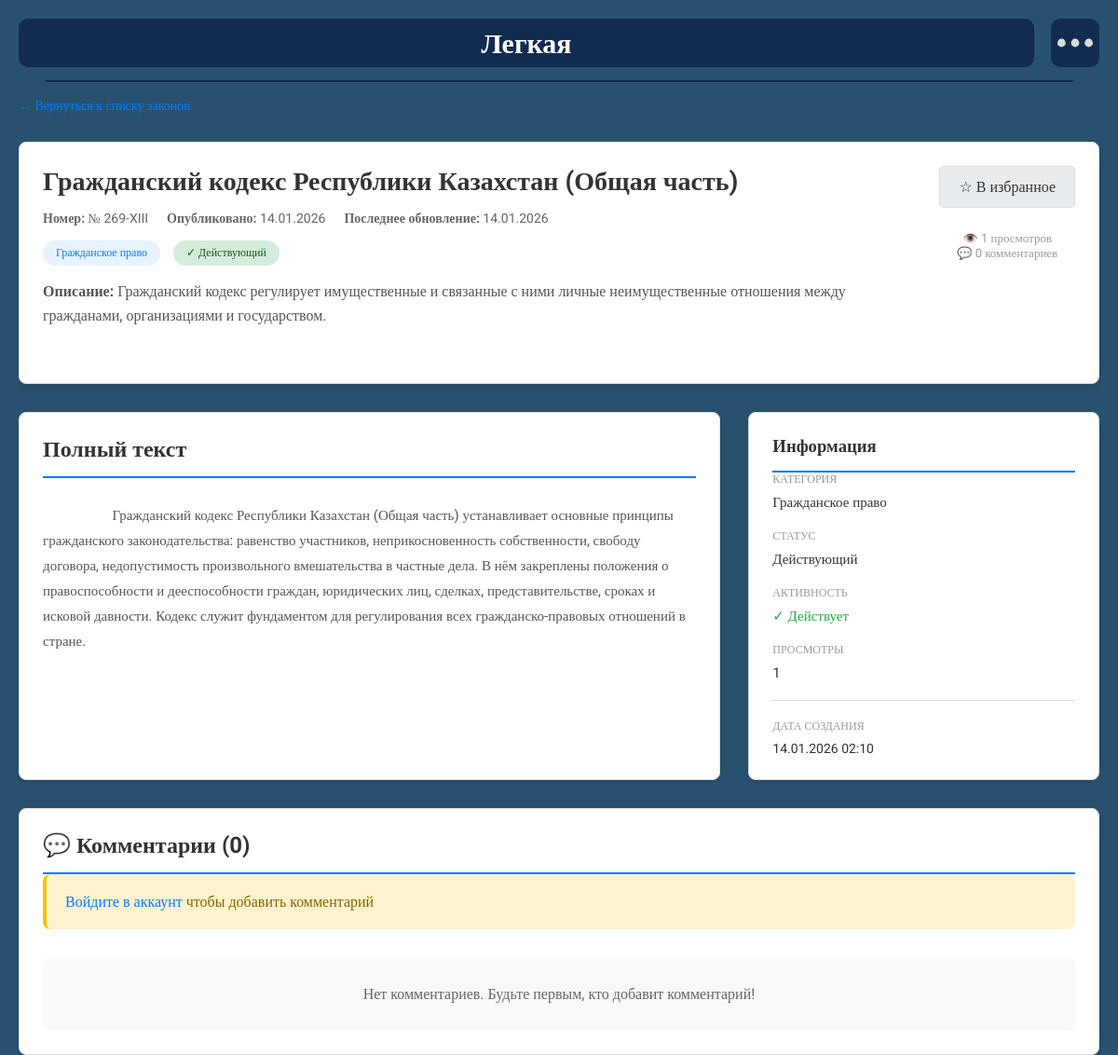
/law/grazhdanskij-kodeks-respubliki-kazahstan-obschaya-chast/, run on the app's committed database.
### EZakon_app/models.py (models this page shows, shortened)
class Law(models.Model):
    CATEGORY_CHOICES = [
        ("civil", "Гражданское право"),
        ("criminal", "Уголовное право"),
        ("labor", "Трудовое право"),
        ("family", "Семейное право"),
        ("admin", "Административное право"),
        ("tax", "Налоговое право"),
        ("property", "Право собственности"),
        ("constitutional", "Конституционное право"),
        ("international", "Международное право"),
        ("commercial", "Коммерческое право"),
        ("other", "Другое"),
    ]
    STATUS_CHOICES = [
        ("active", "Действующий"),
        ("archived", "Архивированный"),
        ("draft", "Черновик"),
        ("deprecated", "Устаревший"),
    ]
    title = models.CharField("Название закона", max_length=500)
    number = models.CharField("Номер закона", max_length=100, unique=True)
    date_published = models.DateField("Дата опубликования")
    date_updated = models.DateField("Дата обновления", auto_now=True)
    description = models.TextField("Краткое описание")
    full_text = models.TextField("Полный текст")
    category = models.CharField("Категория", choices=CATEGORY_CHOICES, max_length=50)
    status = models.CharField(
        "Статус", choices=STATUS_CHOICES, default="active", max_length=20
    )
    is_active = models.BooleanField("Действующий", default=True)
    slug = models.SlugField(unique=True, editable=False, blank=True)
    views_count = models.IntegerField("Количество просмотров", default=0)
    created_at = models.DateTimeField(verbose_name="Время создания", auto_now_add=True)
    class Meta:
        verbose_name = "Закон"
        verbose_name_plural = "Законы"
        ordering = ["-date_published"]
        indexes = [
            models.Index(fields=["category", "-date_published"]),
            models.Index(fields=["status", "is_active"]),
            models.Index(fields=["slug"]),
        ]
    def save(self, *args, **kwargs):
        if not self.slug:
            self.slug = slugify(self.title)
        super().save(*args, **kwargs)
    def increment_views(self):
        self.views_count += 1
        self.save(update_fields=["views_count"])

### EZakon_app/views.py (the view)
# urls.py: path("law/<slug:slug>/", views.law_detail_page, name="law_detail"),
def law_detail_page(request, slug):
    law = get_object_or_404(Law, slug=slug)
    law.increment_views()
    history = law.history.all()[:5]
    comments = law.law_comments.all()
    is_favorited = False
    if request.user.is_authenticated:
        is_favorited = FavoriteLaw.objects.filter(user=request.user, law=law).exists()
    if request.method == "POST":
        if request.user.is_authenticated:
            form = LawCommentForm(request.POST)
            if form.is_valid():
                comment = form.save(commit=False)
                comment.law = law
                comment.author = request.user
                comment.save()
                return redirect("law_detail", slug=law.slug)
        else:
            return redirect("login_view")
    else:
        form = LawCommentForm()
    context = {
        "law": law,
        "history": history,
        "comments": comments,
        "form": form,
        "is_favorited": is_favorited,
    }
    return render(request, "law_detail.html", context)

### EZakon_app/templates/law_detail.html (shortened to what this page needs)
{% extends 'base.html' %}
{% load static %}
{% block header %}
<header class="header">
    <div class="container">
        <div class="header_box">
            <div class="search is-easy">
                Легкая
            </div>
            <div class="for_menu">
                <img src="{% static './images/Dots.svg' %}" alt="dots" class="dots" onclick="ShowMenu();">
            </div>
        </div>
    </div>
</header>
<div class="for_line">
    <hr class="line">
</div>
{% endblock %}
{% block content %}
<main>
    <div class="container">
        <div style="margin-bottom: 30px;">
            <a href="{% url 'all_laws_page' %}" style="color: #007bff; text-decoration: none; font-size: 14px;">
                ← Вернуться к списку законов
            </a>
        </div>
        <div class="law-header" style="background: white; padding: 25px; border-radius: 8px; margin-bottom: 30px; border: 1px solid #ddd; box-shadow: 0 2px 4px rgba(0,0,0,0.1);">
            <div style="display: flex; justify-content: space-between; align-items: start; margin-bottom: 20px;">
                <div style="flex: 1;">
                    <h1 style="margin: 0 0 15px 0; color: #333; font-size: 28px;">{{ law.title }}</h1>
                    <div style="display: flex; gap: 20px; margin-bottom: 15px; flex-wrap: wrap;">
                        <span style="color: #666; font-size: 14px;">
                            <strong>Номер:</strong> {{ law.number }}
                        </span>
                        <span style="color: #666; font-size: 14px;">
                            <strong>Опубликовано:</strong> {{ law.date_published|date:"d.m.Y" }}
                        </span>
                        <span style="color: #666; font-size: 14px;">
                            <strong>Последнее обновление:</strong> {{ law.date_updated|date:"d.m.Y" }}
                        </span>
                    </div>
                    <div style="margin-bottom: 15px;">
                        <span class="badge" style="display: inline-block; padding: 6px 14px; margin-right: 10px; background: #e7f3ff; color: #007bff; border-radius: 20px; font-size: 12px; font-weight: 500;">
                            {{ law.get_category_display }}
                        </span>
                        {% if law.status == 'active' %}
                            <span class="badge" style="display: inline-block; padding: 6px 14px; margin-right: 10px; background: #d4edda; color: #155724; border-radius: 20px; font-size: 12px; font-weight: 500;">
                                ✓ Действующий
                            </span>
                        {% elif law.status == 'deprecated' %}
                            <span class="badge" style="display: inline-block; padding: 6px 14px; margin-right: 10px; background: #f8d7da; color: #721c24; border-radius: 20px; font-size: 12px; font-weight: 500;">
                                ⚠ Устаревший
                            </span>
                        {% elif law.status == 'archived' %}
                            <span class="badge" style="display: inline-block; padding: 6px 14px; margin-right: 10px; background: #e2e3e5; color: #383d41; border-radius: 20px; font-size: 12px; font-weight: 500;">
                                📦 Архивированный
                            </span>
                        {% elif law.status == 'draft' %}
                            <span class="badge" style="display: inline-block; padding: 6px 14px; margin-right: 10px; background: #fff3cd; color: #856404; border-radius: 20px; font-size: 12px; font-weight: 500;">
                                ✏️ Черновик
                            </span>
                        {% endif %}
                    </div>
                    <p style="color: #555; font-size: 16px; line-height: 1.6; margin: 15px 0;">
                        <strong>Описание:</strong> {{ law.description }}
                    </p>
                </div>
                <div style="margin-left: 30px; text-align: center;">
                    {% if user.is_authenticated %}
                        {% if is_favorited %}
                            <a href="{% url 'remove_favorite_law' law.slug %}" class="btn" style="display: inline-block; padding: 12px 20px; background: #ffc107; color: #333; text-decoration: none; border-radius: 5px; border: none; cursor: pointer; font-weight: 500; margin-bottom: 10px;">
                                ⭐ В избранном
                            </a>
                        {% else %}
                            <a href="{% url 'add_favorite_law' law.slug %}" class="btn" style="display: inline-block; padding: 12px 20px; background: #e9ecef; color: #333; text-decoration: none; border-radius: 5px; border: 1px solid #ddd; cursor: pointer; font-weight: 500; margin-bottom: 10px;">
                                ☆ Добавить в избранное
                            </a>
                        {% endif %}
                    {% else %}
                        <a href="{% url 'login_view' %}" class="btn" style="display: inline-block; padding: 12px 20px; background: #e9ecef; color: #333; text-decoration: none; border-radius: 5px; border: 1px solid #ddd; cursor: pointer; font-weight: 500; margin-bottom: 10px;">
                            ☆ В избранное
                        </a>
                    {% endif %}
                    <div style="font-size: 13px; color: #999; margin-top: 15px;">
                        <div>👁️ {{ law.views_count }} просмотров</div>
                        <div>💬 {{ law.law_comments.count }} комментариев</div>
                    </div>
                </div>
            </div>
        </div>
        <div style="display: grid; grid-template-columns: 2fr 1fr; gap: 30px; margin-bottom: 30px;">
            <div class="law-full-text" style="background: white; padding: 25px; border-radius: 8px; border: 1px solid #ddd; box-shadow: 0 2px 4px rgba(0,0,0,0.1);">
                <h2 style="margin-top: 0; color: #333; border-bottom: 2px solid #007bff; padding-bottom: 15px;">Полный текст</h2>
                <div style="color: #555; line-height: 1.8; font-size: 15px; white-space: pre-wrap; word-wrap: break-word;">
                    {{ law.full_text }}
                </div>
            </div>
            <aside style="background: white; padding: 25px; border-radius: 8px; border: 1px solid #ddd; box-shadow: 0 2px 4px rgba(0,0,0,0.1); height: fit-content;">
                <h3 style="margin-top: 0; color: #333; border-bottom: 2px solid #007bff; padding-bottom: 15px;">Информация</h3>
                <div style="margin-bottom: 20px;">
                    <p style="margin: 0 0 8px 0; font-size: 12px; color: #999; text-transform: uppercase; font-weight: 500;">Категория</p>
                    <p style="margin: 0; color: #333; font-size: 15px;">{{ law.get_category_display }}</p>
                </div>
                <div style="margin-bottom: 20px;">
                    <p style="margin: 0 0 8px 0; font-size: 12px; color: #999; text-transform: uppercase; font-weight: 500;">Статус</p>
                    <p style="margin: 0; color: #333; font-size: 15px;">{{ law.get_status_display }}</p>
                </div>
                <div style="margin-bottom: 20px;">
                    <p style="margin: 0 0 8px 0; font-size: 12px; color: #999; text-transform: uppercase; font-weight: 500;">Активность</p>
                    <p style="margin: 0; color: #333; font-size: 15px;">
                        {% if law.is_active %}
                            <span style="color: #28a745;">✓ Действует</span>
                        {% else %}
                            <span style="color: #dc3545;">✗ Не действует</span>
                        {% endif %}
                    </p>
                </div>
                <div style="margin-bottom: 20px;">
                    <p style="margin: 0 0 8px 0; font-size: 12px; color: #999; text-transform: uppercase; font-weight: 500;">Просмотры</p>
                    <p style="margin: 0; color: #333; font-size: 15px;">{{ law.views_count }}</p>
                </div>
                <div style="padding-top: 20px; border-top: 1px solid #ddd;">
                    <p style="margin: 0 0 8px 0; font-size: 12px; color: #999; text-transform: uppercase; font-weight: 500;">Дата создания</p>
                    <p style="margin: 0; color: #333; font-size: 14px;">{{ law.created_at|date:"d.m.Y H:i" }}</p>
                </div>
            </aside>
        </div>
        <div class="law-comments" style="background: white; padding: 25px; border-radius: 8px; border: 1px solid #ddd; box-shadow: 0 2px 4px rgba(0,0,0,0.1);">
            <h2 style="margin-top: 0; color: #333; border-bottom: 2px solid #007bff; padding-bottom: 15px;">💬 Комментарии ({{ law.law_comments.count }})</h2>
            {% if user.is_authenticated %}
            <div style="margin-bottom: 30px; padding: 20px; background: #f8f9fa; border-radius: 8px;">
                <h3 style="margin-top: 0; color: #333; font-size: 16px; margin-bottom: 15px;">Добавить комментарий</h3>
                <form method="post" style="display: flex; flex-direction: column; gap: 15px;">
                    {% csrf_token %}
                    {{ form.text }}
                    <button type="submit" class="btn" style="padding: 12px 25px; background: #007bff; color: white; border: none; border-radius: 5px; cursor: pointer; font-weight: 500; align-self: flex-start;">
                        Опубликовать комментарий
                    </button>
                </form>
            </div>
            {% else %}
            <div style="margin-bottom: 30px; padding: 20px; background: #fff3cd; border-left: 4px solid #ffc107; border-radius: 8px;">
                <p style="margin: 0; color: #856404;">
                    <a href="{% url 'login_view' %}" style="color: #007bff; text-decoration: none;">Войдите в аккаунт</a>
                    чтобы добавить комментарий
                </p>
            </div>
            {% endif %}
            {% if comments %}
                <div style="display: flex; flex-direction: column; gap: 15px;">
                    {% for comment in comments %}
                        <div style="padding: 15px; background: #f8f9fa; border-radius: 8px; border-left: 4px solid #007bff;">
                            <div style="display: flex; justify-content: space-between; align-items: start; margin-bottom: 10px;">
                                <p style="margin: 0; color: #333; font-weight: 500;">
                                    {{ comment.author.username }}
                                </p>
                                <span style="font-size: 12px; color: #999;">
                                    {{ comment.created_at|date:"d.m.Y H:i" }}
                                </span>
                            </div>
                            <p style="margin: 10px 0 0 0; color: #555; line-height: 1.6;">
                                {{ comment.text }}
                            </p>
                        </div>
                    {% endfor %}
                </div>
            {% else %}
                <div style="text-align: center; padding: 30px; background: #f8f9fa; border-radius: 8px;">
                    <p style="color: #666;">Нет комментариев. Будьте первым, кто добавит комментарий!</p>
                </div>
            {% endif %}
        </div>
    </div>
</main>
{% endblock %}

### EZakon_app/static/CSS/style.css (style rules this page uses)
* { padding: 0; margin: 0; box-sizing: border-box; font-family: "Roboto", serif; }
:root { --blue: #122b50; --lightgray: #D9D9D9; --yelllow: #F6EA5D; --black: #1E1E1E; --gray: #A7A7A7; --white: #ffffff; --lightblue: #28516F; --heavygray: #A7A7A7; --card-padding: 20px; --card-border-radius: 12px; --card-shadow: 0 4px 8px rgba(0, 0, 0, 0.2); --card-hover-transform: translateY(-5px); --card-hover-shadow: 0 8px 16px rgba(0, 0, 0, 0.3); --toc-background: var(--blue); --toc-text-color: var(--white); --toc-link-color: var(--yelllow); }
a { text-decoration: none; }
body { background-color: var(--lightblue); }
.container { padding: 0 20px; }
.dots { background-color: var(--blue); border-radius: 10px; height:52px; width: 52px; padding:7px; margin-left: 18px; cursor: pointer; }
.for_menu { position: relative; }
.header_box { padding-top: 20px; display: flex; flex-direction: row; }
.search { height: 52px; display: flex; align-items: center; padding: 5px; background-color: var(--blue); border-radius: 10px; width: 100%; }
.for_line { display: flex; justify-content: center; }
.line { background-color: var(--blue); height: 2px; width: 90vw; border: none; border-radius: 30px; margin-bottom: 20px; margin-top: 10px; }
.line { background-color: var(--blue); height: 2px; width: 92vw; border: none; border-radius: 30px; margin-bottom: 15px; }
.is-easy { color: var(--white); font-size: 30px; font-weight: 700; text-align: center; justify-content: center; }

### data on the page
Law: title "Гражданский кодекс Республики Казахстан (Общая часть)", number "№ 269-XIII", date_published "14.01.2026", date_updated "14.01.2026", category "Гражданское право", description "Гражданский кодекс регулирует имущественные и связанные с ними личные неимущественные отношения между гражданами, организациями и государством.", views_count "1", law_comments.count "0", full_text "Гражданский кодекс Республики Казахстан (Общая часть) устанавливает основные принципы гражданского законодательства: равенство участников, неприкосновенность собственности, свободу договора, недопустимость произвольного вмешательства в частные дела. В нём закреплены положения о правоспособности и дееспособности граждан, юридических лиц, сделках, представительстве, сроках и исковой давности. Кодекс служит фундаментом для регулирования всех гражданско-правовых отношений в стране.", status "Действующий", created_at "14.01.2026 02:10"
